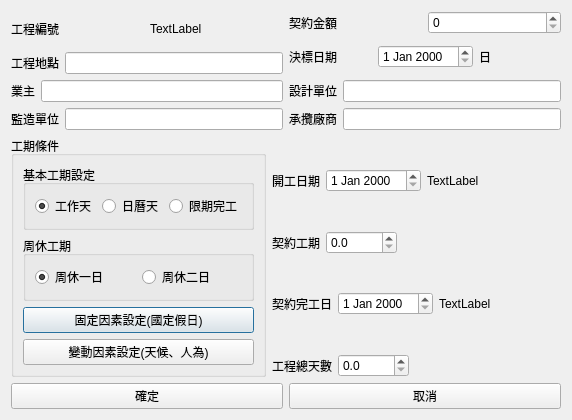
<?xml version="1.0" encoding="UTF-8"?>
<ui version="4.0">
 <class>Dialog</class>
 <widget class="QDialog" name="Dialog">
  <property name="geometry">
   <rect>
    <x>0</x>
    <y>0</y>
    <width>572</width>
    <height>420</height>
   </rect>
  </property>
  <property name="windowTitle">
   <string>新增工程資料</string>
  </property>
  <layout class="QVBoxLayout" name="verticalLayout">
   <item>
    <layout class="QHBoxLayout" name="horizontalLayout">
     <item>
      <layout class="QVBoxLayout" name="verticalLayout_2">
       <item>
        <layout class="QHBoxLayout" name="horizontalLayout_5">
         <item>
          <widget class="QLabel" name="label_5">
           <property name="text">
            <string>工程編號</string>
           </property>
          </widget>
         </item>
         <item>
          <widget class="QLabel" name="qtProjectNumberLabel">
           <property name="text">
            <string>TextLabel</string>
           </property>
          </widget>
         </item>
        </layout>
       </item>
       <item>
        <layout class="QHBoxLayout" name="horizontalLayout_6">
         <item>
          <widget class="QLabel" name="label_4">
           <property name="text">
            <string>工程地點</string>
           </property>
          </widget>
         </item>
         <item>
          <widget class="QLineEdit" name="qtLocationLineEdit"/>
         </item>
        </layout>
       </item>
       <item>
        <layout class="QHBoxLayout" name="horizontalLayout_9">
         <item>
          <widget class="QLabel" name="label_7">
           <property name="text">
            <string>業主</string>
           </property>
          </widget>
         </item>
         <item>
          <widget class="QLineEdit" name="qtOwnerLineEdit"/>
         </item>
        </layout>
       </item>
       <item>
        <layout class="QHBoxLayout" name="horizontalLayout_10">
         <item>
          <widget class="QLabel" name="label_8">
           <property name="text">
            <string>監造單位</string>
           </property>
          </widget>
         </item>
         <item>
          <widget class="QLineEdit" name="qtSupervisorLineEdit"/>
         </item>
        </layout>
       </item>
      </layout>
     </item>
     <item>
      <layout class="QVBoxLayout" name="verticalLayout_3">
       <item>
        <layout class="QHBoxLayout" name="horizontalLayout_7">
         <item>
          <widget class="QLabel" name="label_6">
           <property name="text">
            <string>契約金額</string>
           </property>
          </widget>
         </item>
         <item>
          <widget class="QSpinBox" name="qtContractValueSpinBox"/>
         </item>
        </layout>
       </item>
       <item>
        <layout class="QHBoxLayout" name="horizontalLayout_8">
         <item>
          <widget class="QLabel" name="label_11">
           <property name="text">
            <string>決標日期</string>
           </property>
          </widget>
         </item>
         <item>
          <widget class="QDateEdit" name="qtDateEdit"/>
         </item>
         <item>
          <widget class="QLabel" name="qtDecideWeekdayLabel">
           <property name="text">
            <string>日</string>
           </property>
          </widget>
         </item>
        </layout>
       </item>
       <item>
        <layout class="QHBoxLayout" name="horizontalLayout_11">
         <item>
          <widget class="QLabel" name="label_9">
           <property name="text">
            <string>設計單位</string>
           </property>
          </widget>
         </item>
         <item>
          <widget class="QLineEdit" name="qtDesignerLineEdit"/>
         </item>
        </layout>
       </item>
       <item>
        <layout class="QHBoxLayout" name="horizontalLayout_12">
         <item>
          <widget class="QLabel" name="label_10">
           <property name="text">
            <string>承攬廠商</string>
           </property>
          </widget>
         </item>
         <item>
          <widget class="QLineEdit" name="qtContractorLineEdit"/>
         </item>
        </layout>
       </item>
      </layout>
     </item>
    </layout>
   </item>
   <item>
    <layout class="QHBoxLayout" name="horizontalLayout_2">
     <item>
      <widget class="QGroupBox" name="groupBox">
       <property name="title">
        <string>工期條件</string>
       </property>
       <layout class="QVBoxLayout" name="verticalLayout_5">
        <item>
         <widget class="QGroupBox" name="groupBox_2">
          <property name="title">
           <string>基本工期設定</string>
          </property>
          <layout class="QHBoxLayout" name="horizontalLayout_17">
           <item>
            <widget class="QRadioButton" name="qtWorkingDayRadioButton">
             <property name="text">
              <string>工作天</string>
             </property>
             <property name="checked">
              <bool>true</bool>
             </property>
            </widget>
           </item>
           <item>
            <widget class="QRadioButton" name="qtCalendarDayRadioButton">
             <property name="text">
              <string>日曆天</string>
             </property>
            </widget>
           </item>
           <item>
            <widget class="QRadioButton" name="qtFixedDeadlineRadioButton">
             <property name="text">
              <string>限期完工</string>
             </property>
            </widget>
           </item>
          </layout>
         </widget>
        </item>
        <item>
         <widget class="QGroupBox" name="groupBox_3">
          <property name="title">
           <string>周休工期</string>
          </property>
          <layout class="QHBoxLayout" name="horizontalLayout_16">
           <item>
            <widget class="QRadioButton" name="qtOneDayOffRadioButton">
             <property name="text">
              <string>周休一日</string>
             </property>
             <property name="checked">
              <bool>true</bool>
             </property>
            </widget>
           </item>
           <item>
            <widget class="QRadioButton" name="qtTwoDayOffRadioButton">
             <property name="text">
              <string>周休二日</string>
             </property>
            </widget>
           </item>
          </layout>
         </widget>
        </item>
        <item>
         <widget class="QPushButton" name="qtConstantConditionSettingPushButton">
          <property name="text">
           <string>固定因素設定(國定假日)</string>
          </property>
         </widget>
        </item>
        <item>
         <widget class="QPushButton" name="qtVariableConditionSettingPushButton">
          <property name="text">
           <string>變動因素設定(天候、人為)</string>
          </property>
         </widget>
        </item>
       </layout>
      </widget>
     </item>
     <item>
      <layout class="QVBoxLayout" name="verticalLayout_4">
       <item>
        <layout class="QHBoxLayout" name="horizontalLayout_3">
         <item>
          <widget class="QLabel" name="label_2">
           <property name="text">
            <string>開工日期</string>
           </property>
          </widget>
         </item>
         <item>
          <widget class="QDateEdit" name="qtStartDateEdit"/>
         </item>
         <item>
          <widget class="QLabel" name="qtStartWeekdayLabel">
           <property name="text">
            <string>TextLabel</string>
           </property>
          </widget>
         </item>
         <item>
          <spacer name="horizontalSpacer_3">
           <property name="orientation">
            <enum>Qt::Horizontal</enum>
           </property>
           <property name="sizeHint" stdset="0">
            <size>
             <width>40</width>
             <height>20</height>
            </size>
           </property>
          </spacer>
         </item>
        </layout>
       </item>
       <item>
        <layout class="QHBoxLayout" name="horizontalLayout_13">
         <item>
          <widget class="QLabel" name="label_3">
           <property name="text">
            <string>契約工期</string>
           </property>
          </widget>
         </item>
         <item>
          <widget class="QDoubleSpinBox" name="qtContractWorkingDaysDoubleSpinBox">
           <property name="decimals">
            <number>1</number>
           </property>
           <property name="maximum">
            <double>10000.000000000000000</double>
           </property>
          </widget>
         </item>
         <item>
          <spacer name="horizontalSpacer_2">
           <property name="orientation">
            <enum>Qt::Horizontal</enum>
           </property>
           <property name="sizeHint" stdset="0">
            <size>
             <width>40</width>
             <height>20</height>
            </size>
           </property>
          </spacer>
         </item>
        </layout>
       </item>
       <item>
        <layout class="QHBoxLayout" name="horizontalLayout_14">
         <item>
          <widget class="QLabel" name="label_12">
           <property name="text">
            <string>契約完工日</string>
           </property>
          </widget>
         </item>
         <item>
          <widget class="QDateEdit" name="qtContractFinishDateEdit"/>
         </item>
         <item>
          <widget class="QLabel" name="qtFinishWeekdayLabel">
           <property name="text">
            <string>TextLabel</string>
           </property>
          </widget>
         </item>
         <item>
          <spacer name="horizontalSpacer_4">
           <property name="orientation">
            <enum>Qt::Horizontal</enum>
           </property>
           <property name="sizeHint" stdset="0">
            <size>
             <width>40</width>
             <height>20</height>
            </size>
           </property>
          </spacer>
         </item>
        </layout>
       </item>
       <item>
        <layout class="QHBoxLayout" name="horizontalLayout_15">
         <item>
          <widget class="QLabel" name="label_13">
           <property name="text">
            <string>工程總天數</string>
           </property>
          </widget>
         </item>
         <item>
          <widget class="QDoubleSpinBox" name="qtTotalDaysDoubleSpinBox">
           <property name="decimals">
            <number>1</number>
           </property>
           <property name="maximum">
            <double>10000.000000000000000</double>
           </property>
          </widget>
         </item>
         <item>
          <spacer name="horizontalSpacer">
           <property name="orientation">
            <enum>Qt::Horizontal</enum>
           </property>
           <property name="sizeHint" stdset="0">
            <size>
             <width>40</width>
             <height>20</height>
            </size>
           </property>
          </spacer>
         </item>
        </layout>
       </item>
      </layout>
     </item>
    </layout>
   </item>
   <item>
    <layout class="QHBoxLayout" name="horizontalLayout_4">
     <item>
      <widget class="QPushButton" name="qtOkPushButton">
       <property name="text">
        <string>確定</string>
       </property>
      </widget>
     </item>
     <item>
      <widget class="QPushButton" name="qtCancelPushButton">
       <property name="text">
        <string>取消</string>
       </property>
      </widget>
     </item>
    </layout>
   </item>
  </layout>
 </widget>
 <resources/>
 <connections/>
</ui>
